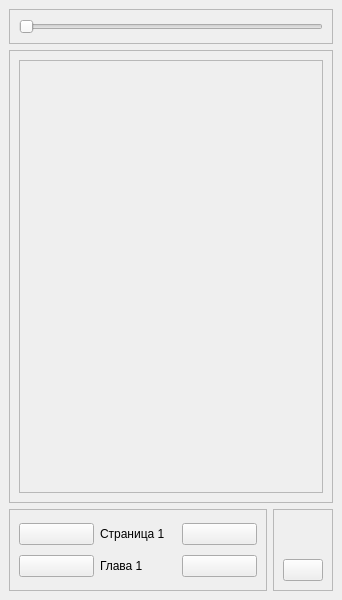
<?xml version="1.0" encoding="UTF-8"?>
<ui version="4.0">
 <class>ReaderWindow</class>
 <widget class="QMainWindow" name="ReaderWindow">
  <property name="geometry">
   <rect>
    <x>0</x>
    <y>0</y>
    <width>342</width>
    <height>600</height>
   </rect>
  </property>
  <property name="windowTitle">
   <string>MainWindow</string>
  </property>
  <property name="styleSheet">
   <string notr="true"/>
  </property>
  <property name="locale">
   <locale language="English" country="UnitedStates"/>
  </property>
  <widget class="QWidget" name="centralwidget">
   <property name="styleSheet">
    <string notr="true"/>
   </property>
   <layout class="QVBoxLayout" name="verticalLayout_2">
    <item>
     <widget class="QFrame" name="size_frame">
      <property name="frameShape">
       <enum>QFrame::StyledPanel</enum>
      </property>
      <property name="frameShadow">
       <enum>QFrame::Raised</enum>
      </property>
      <layout class="QHBoxLayout" name="horizontalLayout">
       <item>
        <widget class="QSlider" name="text_size_slider">
         <property name="enabled">
          <bool>true</bool>
         </property>
         <property name="focusPolicy">
          <enum>Qt::NoFocus</enum>
         </property>
         <property name="minimum">
          <number>9</number>
         </property>
         <property name="maximum">
          <number>25</number>
         </property>
         <property name="orientation">
          <enum>Qt::Horizontal</enum>
         </property>
        </widget>
       </item>
      </layout>
     </widget>
    </item>
    <item>
     <widget class="QFrame" name="content_frame">
      <property name="sizePolicy">
       <sizepolicy hsizetype="Preferred" vsizetype="Expanding">
        <horstretch>0</horstretch>
        <verstretch>0</verstretch>
       </sizepolicy>
      </property>
      <property name="frameShape">
       <enum>QFrame::StyledPanel</enum>
      </property>
      <property name="frameShadow">
       <enum>QFrame::Raised</enum>
      </property>
      <layout class="QHBoxLayout" name="horizontalLayout_2">
       <item>
        <widget class="QScrollArea" name="scrollArea">
         <property name="focusPolicy">
          <enum>Qt::NoFocus</enum>
         </property>
         <property name="styleSheet">
          <string notr="true"/>
         </property>
         <property name="widgetResizable">
          <bool>true</bool>
         </property>
         <property name="alignment">
          <set>Qt::AlignCenter</set>
         </property>
         <widget class="QWidget" name="scrollAreaWidgetContents">
          <property name="geometry">
           <rect>
            <x>0</x>
            <y>0</y>
            <width>302</width>
            <height>418</height>
           </rect>
          </property>
          <property name="autoFillBackground">
           <bool>true</bool>
          </property>
          <property name="styleSheet">
           <string notr="true"/>
          </property>
          <layout class="QVBoxLayout" name="verticalLayout_5">
           <property name="spacing">
            <number>6</number>
           </property>
           <property name="leftMargin">
            <number>0</number>
           </property>
           <property name="topMargin">
            <number>0</number>
           </property>
           <property name="rightMargin">
            <number>0</number>
           </property>
           <property name="bottomMargin">
            <number>0</number>
           </property>
           <item>
            <widget class="QLabel" name="img">
             <property name="styleSheet">
              <string notr="true"/>
             </property>
             <property name="text">
              <string/>
             </property>
             <property name="alignment">
              <set>Qt::AlignJustify|Qt::AlignVCenter</set>
             </property>
             <property name="wordWrap">
              <bool>true</bool>
             </property>
             <property name="openExternalLinks">
              <bool>false</bool>
             </property>
            </widget>
           </item>
          </layout>
         </widget>
        </widget>
       </item>
      </layout>
     </widget>
    </item>
    <item>
     <layout class="QHBoxLayout" name="horizontalLayout_4">
      <item>
       <widget class="QFrame" name="actions_frame">
        <property name="sizePolicy">
         <sizepolicy hsizetype="Expanding" vsizetype="Preferred">
          <horstretch>0</horstretch>
          <verstretch>0</verstretch>
         </sizepolicy>
        </property>
        <property name="frameShape">
         <enum>QFrame::StyledPanel</enum>
        </property>
        <property name="frameShadow">
         <enum>QFrame::Raised</enum>
        </property>
        <layout class="QVBoxLayout" name="verticalLayout">
         <item>
          <layout class="QHBoxLayout" name="page_actions_btn">
           <item>
            <widget class="QPushButton" name="prev_page_btn">
             <property name="cursor">
              <cursorShape>PointingHandCursor</cursorShape>
             </property>
             <property name="focusPolicy">
              <enum>Qt::NoFocus</enum>
             </property>
             <property name="text">
              <string/>
             </property>
             <property name="icon">
              <iconset resource="../../nlight_res.qrc">
               <normaloff>:/arrows_white/data/icons/buttons/svg_24dp_white/arrows/arrow_back_ios.svg</normaloff>:/arrows_white/data/icons/buttons/svg_24dp_white/arrows/arrow_back_ios.svg</iconset>
             </property>
             <property name="shortcut">
              <string>Left</string>
             </property>
            </widget>
           </item>
           <item>
            <widget class="QLabel" name="page_label">
             <property name="text">
              <string>Страница 1</string>
             </property>
            </widget>
           </item>
           <item>
            <widget class="QPushButton" name="next_page_btn">
             <property name="cursor">
              <cursorShape>PointingHandCursor</cursorShape>
             </property>
             <property name="focusPolicy">
              <enum>Qt::NoFocus</enum>
             </property>
             <property name="text">
              <string/>
             </property>
             <property name="icon">
              <iconset resource="../../nlight_res.qrc">
               <normaloff>:/arrows_white/data/icons/buttons/svg_24dp_white/arrows/arrow_forward_ios.svg</normaloff>:/arrows_white/data/icons/buttons/svg_24dp_white/arrows/arrow_forward_ios.svg</iconset>
             </property>
             <property name="shortcut">
              <string>Right</string>
             </property>
            </widget>
           </item>
          </layout>
         </item>
         <item>
          <layout class="QHBoxLayout" name="chapter_actions_label">
           <item>
            <widget class="QPushButton" name="prev_chapter_btn">
             <property name="cursor">
              <cursorShape>PointingHandCursor</cursorShape>
             </property>
             <property name="focusPolicy">
              <enum>Qt::NoFocus</enum>
             </property>
             <property name="text">
              <string/>
             </property>
             <property name="icon">
              <iconset resource="../../nlight_res.qrc">
               <normaloff>:/arrows_white/data/icons/buttons/svg_24dp_white/arrows/double_arrow_left.svg</normaloff>:/arrows_white/data/icons/buttons/svg_24dp_white/arrows/double_arrow_left.svg</iconset>
             </property>
             <property name="shortcut">
              <string>Down</string>
             </property>
            </widget>
           </item>
           <item>
            <widget class="QLabel" name="chapter_label">
             <property name="text">
              <string>Глава 1</string>
             </property>
            </widget>
           </item>
           <item>
            <widget class="QPushButton" name="next_chapter_btn">
             <property name="cursor">
              <cursorShape>PointingHandCursor</cursorShape>
             </property>
             <property name="focusPolicy">
              <enum>Qt::NoFocus</enum>
             </property>
             <property name="text">
              <string/>
             </property>
             <property name="icon">
              <iconset resource="../../nlight_res.qrc">
               <normaloff>:/arrows_white/data/icons/buttons/svg_24dp_white/arrows/double_arrow_right.svg</normaloff>:/arrows_white/data/icons/buttons/svg_24dp_white/arrows/double_arrow_right.svg</iconset>
             </property>
             <property name="shortcut">
              <string>Up</string>
             </property>
            </widget>
           </item>
          </layout>
         </item>
        </layout>
       </widget>
      </item>
      <item>
       <widget class="QFrame" name="frame">
        <property name="frameShape">
         <enum>QFrame::StyledPanel</enum>
        </property>
        <property name="frameShadow">
         <enum>QFrame::Raised</enum>
        </property>
        <layout class="QVBoxLayout" name="verticalLayout_3">
         <item>
          <spacer name="verticalSpacer">
           <property name="orientation">
            <enum>Qt::Vertical</enum>
           </property>
           <property name="sizeType">
            <enum>QSizePolicy::Minimum</enum>
           </property>
           <property name="sizeHint" stdset="0">
            <size>
             <width>20</width>
             <height>40</height>
            </size>
           </property>
          </spacer>
         </item>
         <item>
          <widget class="QPushButton" name="fullscreen_btn">
           <property name="cursor">
            <cursorShape>PointingHandCursor</cursorShape>
           </property>
           <property name="focusPolicy">
            <enum>Qt::NoFocus</enum>
           </property>
           <property name="text">
            <string/>
           </property>
           <property name="icon">
            <iconset resource="../../nlight_res.qrc">
             <normaloff>:/actions_white/data/icons/buttons/svg_24dp_white/actions/fullscreen.svg</normaloff>
             <normalon>:/actions_white/data/icons/buttons/svg_24dp_white/actions/fullscreen_exit.svg</normalon>:/actions_white/data/icons/buttons/svg_24dp_white/actions/fullscreen.svg</iconset>
           </property>
           <property name="shortcut">
            <string>F11</string>
           </property>
           <property name="checkable">
            <bool>true</bool>
           </property>
          </widget>
         </item>
        </layout>
       </widget>
      </item>
     </layout>
    </item>
   </layout>
  </widget>
 </widget>
 <resources>
  <include location="../../nlight_res.qrc"/>
 </resources>
 <connections/>
</ui>
